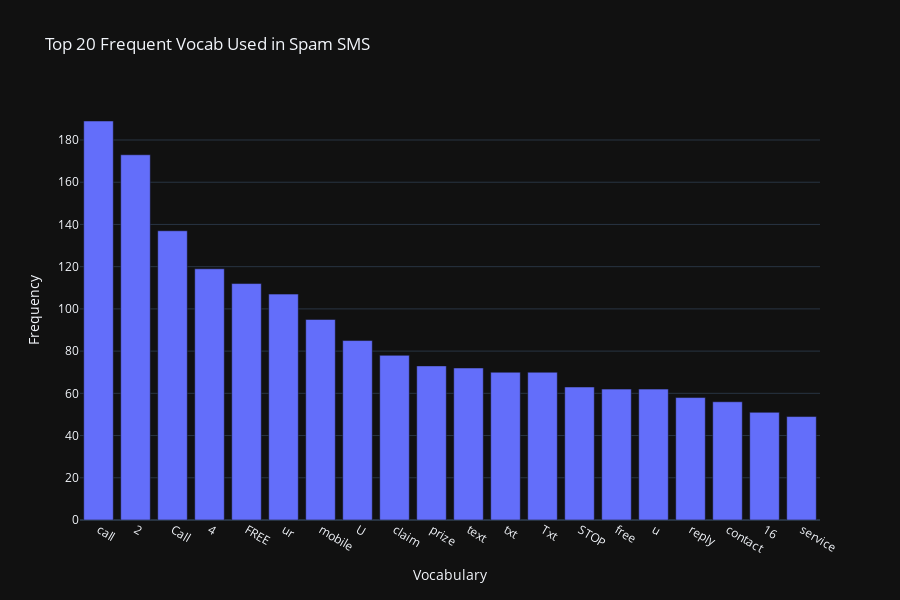

Notebook cell for this chart:
### Code cell
# count the frequency of the vocabulary in spam text
from collections import Counter

spam_vocab_count = Counter(word_tokenize(spam_text))
spam_most_common = spam_vocab_count.most_common()
spam_freq = pd.DataFrame(spam_most_common[:20], columns=['Vocab','Frequency'])

fig = px.bar(spam_freq, 
             x='Vocab', y='Frequency', 
             width=900, height=600, 
             template='plotly_dark', 
             title='Top 20 Frequent Vocab Used in Spam SMS')

fig.update_layout(
    xaxis = dict(
        title = 'Vocabulary'
    ),
    yaxis = dict(
        title = 'Frequency'
    )
)

fig.show()

### Figure 1 — Plotly figure (JSON) as saved in the notebook; plotly's stock layout.template omitted (floating-point values rounded to 4 significant figures)
{"data": [{"alignmentgroup": "True", "hovertemplate": "Vocab=%{x}<br>Frequency=%{y}<extra></extra>", "legendgroup": "", "marker": {"color": "#636efa", "pattern": {"shape": ""}}, "name": "", "offsetgroup": "", "orientation": "v", "showlegend": false, "textposition": "auto", "type": "bar", "x": ["call", "2", "Call", "4", "FREE", "ur", "mobile", "U", "claim", "prize", "text", "txt", "Txt", "STOP", "free", "u", "reply", "contact", "16", "service"], "xaxis": "x", "y": [189, 173, 137, 119, 112, 107, 95, 85, 78, 73, 72, 70, 70, 63, 62, 62, 58, 56, 51, 49], "yaxis": "y"}], "layout": {"barmode": "relative", "height": 600, "legend": {"tracegroupgap": 0}, "title": {"text": "Top 20 Frequent Vocab Used in Spam SMS"}, "width": 900, "xaxis": {"anchor": "y", "autorange": true, "domain": [0, 1], "range": [-0.5, 19.5], "title": {"text": "Vocabulary"}, "type": "category"}, "yaxis": {"anchor": "x", "autorange": true, "domain": [0, 1], "range": [0, 198.9], "title": {"text": "Frequency"}, "type": "linear"}}}
